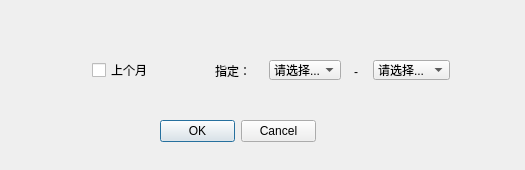
<?xml version="1.0" encoding="UTF-8"?>
<ui version="4.0">
 <class>monthRecordSetting</class>
 <widget class="QWidget" name="monthRecordSetting">
  <property name="geometry">
   <rect>
    <x>0</x>
    <y>0</y>
    <width>525</width>
    <height>170</height>
   </rect>
  </property>
  <property name="windowTitle">
   <string>Form</string>
  </property>
  <widget class="QDialogButtonBox" name="submit">
   <property name="geometry">
    <rect>
     <x>160</x>
     <y>120</y>
     <width>156</width>
     <height>23</height>
    </rect>
   </property>
   <property name="standardButtons">
    <set>QDialogButtonBox::Cancel|QDialogButtonBox::Ok</set>
   </property>
  </widget>
  <widget class="QCheckBox" name="premonth">
   <property name="geometry">
    <rect>
     <x>92</x>
     <y>62</y>
     <width>71</width>
     <height>16</height>
    </rect>
   </property>
   <property name="text">
    <string>上个月</string>
   </property>
  </widget>
  <widget class="QComboBox" name="someMonth">
   <property name="geometry">
    <rect>
     <x>373</x>
     <y>60</y>
     <width>77</width>
     <height>20</height>
    </rect>
   </property>
   <property name="autoFillBackground">
    <bool>false</bool>
   </property>
   <property name="editable">
    <bool>false</bool>
   </property>
   <item>
    <property name="text">
     <string>请选择...</string>
    </property>
   </item>
   <item>
    <property name="text">
     <string>01</string>
    </property>
   </item>
   <item>
    <property name="text">
     <string>02</string>
    </property>
   </item>
   <item>
    <property name="text">
     <string>03</string>
    </property>
   </item>
   <item>
    <property name="text">
     <string>04</string>
    </property>
   </item>
   <item>
    <property name="text">
     <string>05</string>
    </property>
   </item>
   <item>
    <property name="text">
     <string>06</string>
    </property>
   </item>
   <item>
    <property name="text">
     <string>07</string>
    </property>
   </item>
   <item>
    <property name="text">
     <string>08</string>
    </property>
   </item>
   <item>
    <property name="text">
     <string>09</string>
    </property>
   </item>
   <item>
    <property name="text">
     <string>10</string>
    </property>
   </item>
   <item>
    <property name="text">
     <string>11</string>
    </property>
   </item>
   <item>
    <property name="text">
     <string>12</string>
    </property>
   </item>
  </widget>
  <widget class="QLabel" name="label_2">
   <property name="geometry">
    <rect>
     <x>354</x>
     <y>64</y>
     <width>16</width>
     <height>16</height>
    </rect>
   </property>
   <property name="text">
    <string>-</string>
   </property>
  </widget>
  <widget class="QLabel" name="label">
   <property name="geometry">
    <rect>
     <x>215</x>
     <y>63</y>
     <width>36</width>
     <height>16</height>
    </rect>
   </property>
   <property name="text">
    <string>指定：</string>
   </property>
  </widget>
  <widget class="QComboBox" name="year">
   <property name="geometry">
    <rect>
     <x>269</x>
     <y>60</y>
     <width>72</width>
     <height>20</height>
    </rect>
   </property>
   <property name="editable">
    <bool>false</bool>
   </property>
   <item>
    <property name="text">
     <string>请选择...</string>
    </property>
   </item>
   <item>
    <property name="text">
     <string>2000</string>
    </property>
   </item>
   <item>
    <property name="text">
     <string>2001</string>
    </property>
   </item>
   <item>
    <property name="text">
     <string>2002</string>
    </property>
   </item>
   <item>
    <property name="text">
     <string>2003</string>
    </property>
   </item>
   <item>
    <property name="text">
     <string>2004</string>
    </property>
   </item>
   <item>
    <property name="text">
     <string>2005</string>
    </property>
   </item>
   <item>
    <property name="text">
     <string>2006</string>
    </property>
   </item>
   <item>
    <property name="text">
     <string>2007</string>
    </property>
   </item>
   <item>
    <property name="text">
     <string>2008</string>
    </property>
   </item>
   <item>
    <property name="text">
     <string>2009</string>
    </property>
   </item>
   <item>
    <property name="text">
     <string>2010</string>
    </property>
   </item>
   <item>
    <property name="text">
     <string>2011</string>
    </property>
   </item>
   <item>
    <property name="text">
     <string>2012</string>
    </property>
   </item>
   <item>
    <property name="text">
     <string>2013</string>
    </property>
   </item>
   <item>
    <property name="text">
     <string>2014</string>
    </property>
   </item>
   <item>
    <property name="text">
     <string>2015</string>
    </property>
   </item>
   <item>
    <property name="text">
     <string>2016</string>
    </property>
   </item>
   <item>
    <property name="text">
     <string>2017</string>
    </property>
   </item>
   <item>
    <property name="text">
     <string>2018</string>
    </property>
   </item>
   <item>
    <property name="text">
     <string>2019</string>
    </property>
   </item>
   <item>
    <property name="text">
     <string>2020</string>
    </property>
   </item>
   <item>
    <property name="text">
     <string>2021</string>
    </property>
   </item>
  </widget>
 </widget>
 <resources/>
 <connections/>
</ui>
